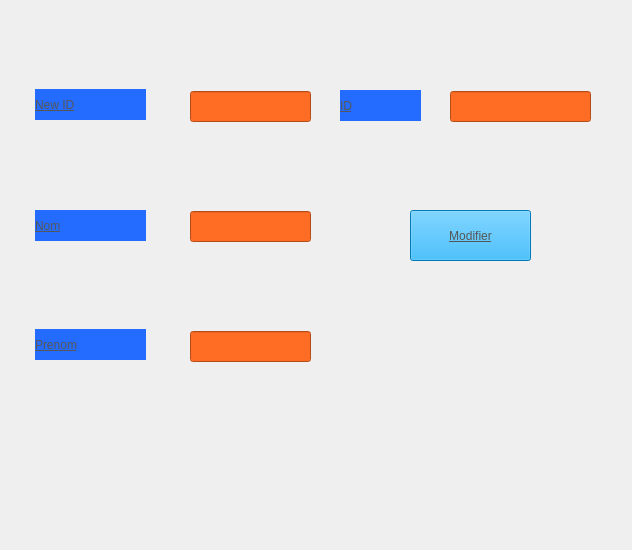
    <widget class="QWidget" name="tab_19">
     <attribute name="title">
      <string>Modification</string>
     </attribute>
     <widget class="QLabel" name="label_23">
      <property name="geometry">
       <rect>
        <x>35</x>
        <y>329</y>
        <width>111</width>
        <height>31</height>
       </rect>
      </property>
      <property name="styleSheet">
       <string notr="true">background-color: rgb(35, 108, 255);


color: rgb(86, 86, 86);
font: 700 italic 12pt &quot;Segoe UI&quot;;
text-decoration: underline;
</string>
      </property>
      <property name="text">
       <string>Prenom</string>
      </property>
     </widget>
     <widget class="QLineEdit" name="lineEdit_Prenom_2">
      <property name="geometry">
       <rect>
        <x>190</x>
        <y>331</y>
        <width>121</width>
        <height>31</height>
       </rect>
      </property>
      <property name="styleSheet">
       <string notr="true">background-color: rgb(255, 108, 35);</string>
      </property>
     </widget>
     <widget class="QLabel" name="label_24">
      <property name="geometry">
       <rect>
        <x>35</x>
        <y>89</y>
        <width>111</width>
        <height>31</height>
       </rect>
      </property>
      <property name="styleSheet">
       <string notr="true">background-color: rgb(35, 108, 255);


color: rgb(86, 86, 86);
font: 700 italic 12pt &quot;Segoe UI&quot;;
text-decoration: underline;
</string>
      </property>
      <property name="text">
       <string>New ID</string>
      </property>
     </widget>
     <widget class="QLineEdit" name="lineEdit_ID_4">
      <property name="geometry">
       <rect>
        <x>190</x>
        <y>91</y>
        <width>121</width>
        <height>31</height>
       </rect>
      </property>
      <property name="styleSheet">
       <string notr="true">background-color: rgb(255, 108, 35);</string>
      </property>
     </widget>
     <widget class="QLabel" name="label_25">
      <property name="geometry">
       <rect>
        <x>35</x>
        <y>210</y>
        <width>111</width>
        <height>31</height>
       </rect>
      </property>
      <property name="styleSheet">
       <string notr="true">background-color: rgb(35, 108, 255);


color: rgb(86, 86, 86);
font: 700 italic 12pt &quot;Segoe UI&quot;;
text-decoration: underline;

</string>
      </property>
      <property name="text">
       <string>Nom</string>
      </property>
     </widget>
     <widget class="QLineEdit" name="lineEdit_Nom_2">
      <property name="geometry">
       <rect>
        <x>190</x>
        <y>211</y>
        <width>121</width>
        <height>31</height>
       </rect>
      </property>
      <property name="styleSheet">
       <string notr="true">background-color: rgb(255, 108, 35);</string>
      </property>
     </widget>
     <widget class="QPushButton" name="pushButton_12">
      <property name="geometry">
       <rect>
        <x>410</x>
        <y>210</y>
        <width>121</width>
        <height>51</height>
       </rect>
      </property>
      <property name="styleSheet">
       <string notr="true">background-color: rgb(0, 170, 255);


color: rgb(86, 86, 86);

font: 700 italic 12pt &quot;Segoe UI&quot;;
text-decoration: underline;
</string>
      </property>
      <property name="text">
       <string>Modifier</string>
      </property>
     </widget>
     <widget class="QLineEdit" name="lineEdit_ID_5">
      <property name="geometry">
       <rect>
        <x>450</x>
        <y>91</y>
        <width>141</width>
        <height>31</height>
       </rect>
      </property>
      <property name="styleSheet">
       <string notr="true">background-color: rgb(255, 108, 35);</string>
      </property>
     </widget>
     <widget class="QLabel" name="label_26">
      <property name="geometry">
       <rect>
        <x>340</x>
        <y>90</y>
        <width>81</width>
        <height>31</height>
       </rect>
      </property>
      <property name="styleSheet">
       <string notr="true">background-color: rgb(35, 108, 255);


color: rgb(86, 86, 86);
font: 700 italic 12pt &quot;Segoe UI&quot;;
text-decoration: underline;
</string>
      </property>
      <property name="text">
       <string>ID</string>
      </property>
     </widget>
     <widget class="QLabel" name="label_pic15">
      <property name="geometry">
       <rect>
        <x>2</x>
        <y>-31</y>
        <width>621</width>
        <height>541</height>
       </rect>
      </property>
      <property name="text">
       <string/>
      </property>
     </widget>
     <zorder>label_pic15</zorder>
     <zorder>label_23</zorder>
     <zorder>lineEdit_Prenom_2</zorder>
     <zorder>label_24</zorder>
     <zorder>lineEdit_ID_4</zorder>
     <zorder>label_25</zorder>
     <zorder>lineEdit_Nom_2</zorder>
     <zorder>pushButton_12</zorder>
     <zorder>lineEdit_ID_5</zorder>
     <zorder>label_26</zorder>
    </widget>
